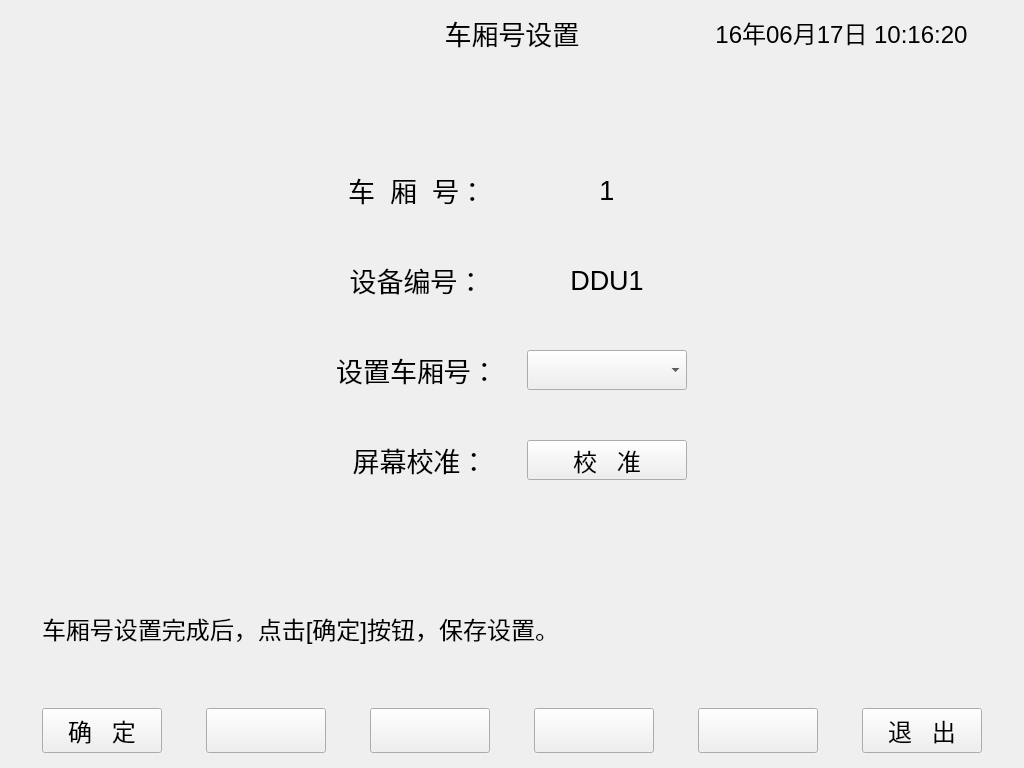
<?xml version="1.0" encoding="UTF-8"?>
<ui version="4.0">
 <class>setCarId</class>
 <widget class="QDialog" name="setCarId">
  <property name="geometry">
   <rect>
    <x>0</x>
    <y>0</y>
    <width>1024</width>
    <height>768</height>
   </rect>
  </property>
  <property name="windowTitle">
   <string>Dialog</string>
  </property>
  <widget class="QLabel" name="title_2">
   <property name="geometry">
    <rect>
     <x>355</x>
     <y>10</y>
     <width>314</width>
     <height>45</height>
    </rect>
   </property>
   <property name="sizePolicy">
    <sizepolicy hsizetype="Expanding" vsizetype="Expanding">
     <horstretch>0</horstretch>
     <verstretch>0</verstretch>
    </sizepolicy>
   </property>
   <property name="font">
    <font>
     <pointsize>20</pointsize>
    </font>
   </property>
   <property name="text">
    <string>车厢号设置</string>
   </property>
   <property name="alignment">
    <set>Qt::AlignCenter</set>
   </property>
  </widget>
  <widget class="QLabel" name="title">
   <property name="geometry">
    <rect>
     <x>10</x>
     <y>10</y>
     <width>345</width>
     <height>45</height>
    </rect>
   </property>
   <property name="sizePolicy">
    <sizepolicy hsizetype="Expanding" vsizetype="Expanding">
     <horstretch>0</horstretch>
     <verstretch>0</verstretch>
    </sizepolicy>
   </property>
   <property name="font">
    <font>
     <pointsize>18</pointsize>
    </font>
   </property>
   <property name="text">
    <string/>
   </property>
  </widget>
  <widget class="QLabel" name="title_3">
   <property name="geometry">
    <rect>
     <x>669</x>
     <y>10</y>
     <width>345</width>
     <height>45</height>
    </rect>
   </property>
   <property name="sizePolicy">
    <sizepolicy hsizetype="Expanding" vsizetype="Expanding">
     <horstretch>0</horstretch>
     <verstretch>0</verstretch>
    </sizepolicy>
   </property>
   <property name="font">
    <font>
     <pointsize>18</pointsize>
    </font>
   </property>
   <property name="text">
    <string>16年06月17日 10:16:20</string>
   </property>
   <property name="alignment">
    <set>Qt::AlignCenter</set>
   </property>
  </widget>
  <widget class="QPushButton" name="buttontemp3">
   <property name="geometry">
    <rect>
     <x>534</x>
     <y>708</y>
     <width>120</width>
     <height>45</height>
    </rect>
   </property>
   <property name="font">
    <font>
     <pointsize>18</pointsize>
    </font>
   </property>
   <property name="focusPolicy">
    <enum>Qt::NoFocus</enum>
   </property>
   <property name="text">
    <string/>
   </property>
  </widget>
  <widget class="QPushButton" name="buttontemp1">
   <property name="geometry">
    <rect>
     <x>206</x>
     <y>708</y>
     <width>120</width>
     <height>45</height>
    </rect>
   </property>
   <property name="font">
    <font>
     <pointsize>18</pointsize>
    </font>
   </property>
   <property name="focusPolicy">
    <enum>Qt::NoFocus</enum>
   </property>
   <property name="text">
    <string/>
   </property>
  </widget>
  <widget class="QLabel" name="labelbuttonarea">
   <property name="geometry">
    <rect>
     <x>10</x>
     <y>703</y>
     <width>1004</width>
     <height>55</height>
    </rect>
   </property>
   <property name="text">
    <string/>
   </property>
  </widget>
  <widget class="QPushButton" name="buttonset">
   <property name="geometry">
    <rect>
     <x>42</x>
     <y>708</y>
     <width>120</width>
     <height>45</height>
    </rect>
   </property>
   <property name="font">
    <font>
     <pointsize>18</pointsize>
    </font>
   </property>
   <property name="focusPolicy">
    <enum>Qt::NoFocus</enum>
   </property>
   <property name="text">
    <string>确   定</string>
   </property>
  </widget>
  <widget class="QPushButton" name="buttontemp4">
   <property name="geometry">
    <rect>
     <x>698</x>
     <y>708</y>
     <width>120</width>
     <height>45</height>
    </rect>
   </property>
   <property name="font">
    <font>
     <pointsize>18</pointsize>
    </font>
   </property>
   <property name="focusPolicy">
    <enum>Qt::NoFocus</enum>
   </property>
   <property name="text">
    <string/>
   </property>
  </widget>
  <widget class="QPushButton" name="buttonquit">
   <property name="geometry">
    <rect>
     <x>862</x>
     <y>708</y>
     <width>120</width>
     <height>45</height>
    </rect>
   </property>
   <property name="font">
    <font>
     <pointsize>18</pointsize>
    </font>
   </property>
   <property name="focusPolicy">
    <enum>Qt::NoFocus</enum>
   </property>
   <property name="text">
    <string>退   出</string>
   </property>
  </widget>
  <widget class="QPushButton" name="buttontemp2">
   <property name="geometry">
    <rect>
     <x>370</x>
     <y>708</y>
     <width>120</width>
     <height>45</height>
    </rect>
   </property>
   <property name="font">
    <font>
     <pointsize>18</pointsize>
    </font>
   </property>
   <property name="focusPolicy">
    <enum>Qt::NoFocus</enum>
   </property>
   <property name="text">
    <string/>
   </property>
  </widget>
  <widget class="QLabel" name="label">
   <property name="geometry">
    <rect>
     <x>337</x>
     <y>170</y>
     <width>160</width>
     <height>40</height>
    </rect>
   </property>
   <property name="font">
    <font>
     <pointsize>20</pointsize>
    </font>
   </property>
   <property name="text">
    <string>车  厢  号：</string>
   </property>
   <property name="alignment">
    <set>Qt::AlignCenter</set>
   </property>
  </widget>
  <widget class="QLabel" name="labelCarId">
   <property name="geometry">
    <rect>
     <x>527</x>
     <y>170</y>
     <width>160</width>
     <height>40</height>
    </rect>
   </property>
   <property name="font">
    <font>
     <pointsize>20</pointsize>
    </font>
   </property>
   <property name="text">
    <string>1</string>
   </property>
   <property name="alignment">
    <set>Qt::AlignCenter</set>
   </property>
  </widget>
  <widget class="QLabel" name="label_3">
   <property name="geometry">
    <rect>
     <x>337</x>
     <y>350</y>
     <width>160</width>
     <height>40</height>
    </rect>
   </property>
   <property name="font">
    <font>
     <pointsize>20</pointsize>
    </font>
   </property>
   <property name="text">
    <string>设置车厢号：</string>
   </property>
   <property name="alignment">
    <set>Qt::AlignCenter</set>
   </property>
  </widget>
  <widget class="QComboBox" name="comboBox">
   <property name="geometry">
    <rect>
     <x>527</x>
     <y>350</y>
     <width>160</width>
     <height>40</height>
    </rect>
   </property>
   <property name="font">
    <font>
     <pointsize>20</pointsize>
    </font>
   </property>
  </widget>
  <widget class="QLabel" name="labelMessage">
   <property name="geometry">
    <rect>
     <x>42</x>
     <y>608</y>
     <width>721</width>
     <height>40</height>
    </rect>
   </property>
   <property name="font">
    <font>
     <pointsize>18</pointsize>
    </font>
   </property>
   <property name="text">
    <string>车厢号设置完成后，点击[确定]按钮，保存设置。</string>
   </property>
  </widget>
  <widget class="QLabel" name="labelDevCode">
   <property name="geometry">
    <rect>
     <x>527</x>
     <y>260</y>
     <width>160</width>
     <height>40</height>
    </rect>
   </property>
   <property name="font">
    <font>
     <pointsize>20</pointsize>
    </font>
   </property>
   <property name="text">
    <string>DDU1</string>
   </property>
   <property name="alignment">
    <set>Qt::AlignCenter</set>
   </property>
  </widget>
  <widget class="QLabel" name="label_2">
   <property name="geometry">
    <rect>
     <x>337</x>
     <y>260</y>
     <width>160</width>
     <height>40</height>
    </rect>
   </property>
   <property name="font">
    <font>
     <pointsize>20</pointsize>
    </font>
   </property>
   <property name="text">
    <string>设备编号：</string>
   </property>
   <property name="alignment">
    <set>Qt::AlignCenter</set>
   </property>
  </widget>
  <widget class="QPushButton" name="buttoncalibrate">
   <property name="geometry">
    <rect>
     <x>527</x>
     <y>440</y>
     <width>160</width>
     <height>40</height>
    </rect>
   </property>
   <property name="font">
    <font>
     <pointsize>18</pointsize>
    </font>
   </property>
   <property name="focusPolicy">
    <enum>Qt::NoFocus</enum>
   </property>
   <property name="text">
    <string>校   准</string>
   </property>
  </widget>
  <widget class="QLabel" name="label_4">
   <property name="geometry">
    <rect>
     <x>340</x>
     <y>440</y>
     <width>160</width>
     <height>40</height>
    </rect>
   </property>
   <property name="font">
    <font>
     <pointsize>20</pointsize>
    </font>
   </property>
   <property name="text">
    <string>屏幕校准：</string>
   </property>
   <property name="alignment">
    <set>Qt::AlignCenter</set>
   </property>
  </widget>
  <zorder>labelbuttonarea</zorder>
  <zorder>title_2</zorder>
  <zorder>title</zorder>
  <zorder>title_3</zorder>
  <zorder>buttontemp3</zorder>
  <zorder>buttontemp1</zorder>
  <zorder>buttonset</zorder>
  <zorder>buttontemp4</zorder>
  <zorder>buttonquit</zorder>
  <zorder>buttontemp2</zorder>
  <zorder>label</zorder>
  <zorder>labelCarId</zorder>
  <zorder>label_3</zorder>
  <zorder>comboBox</zorder>
  <zorder>labelMessage</zorder>
  <zorder>labelDevCode</zorder>
  <zorder>label_2</zorder>
  <zorder>buttoncalibrate</zorder>
  <zorder>label_4</zorder>
 </widget>
 <resources/>
 <connections/>
</ui>
